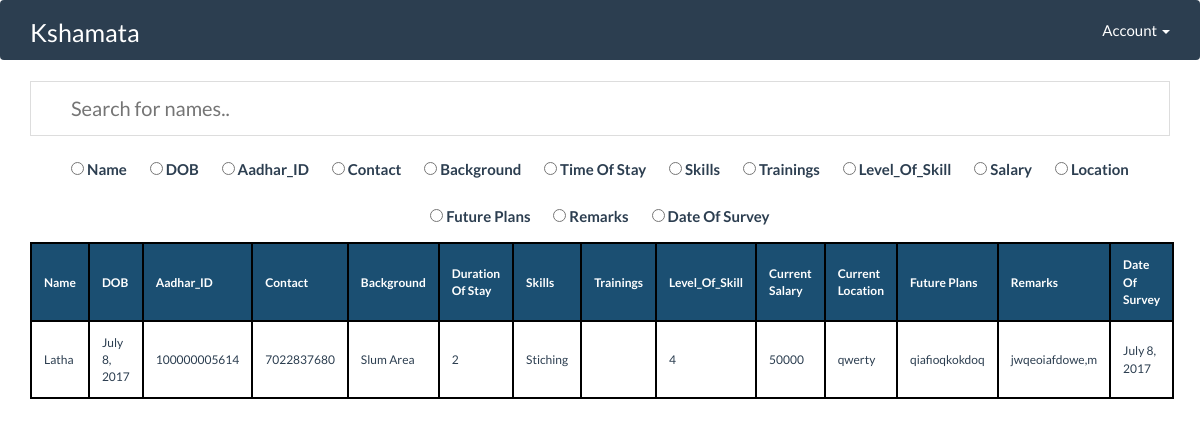
The app's page /search/, older data.
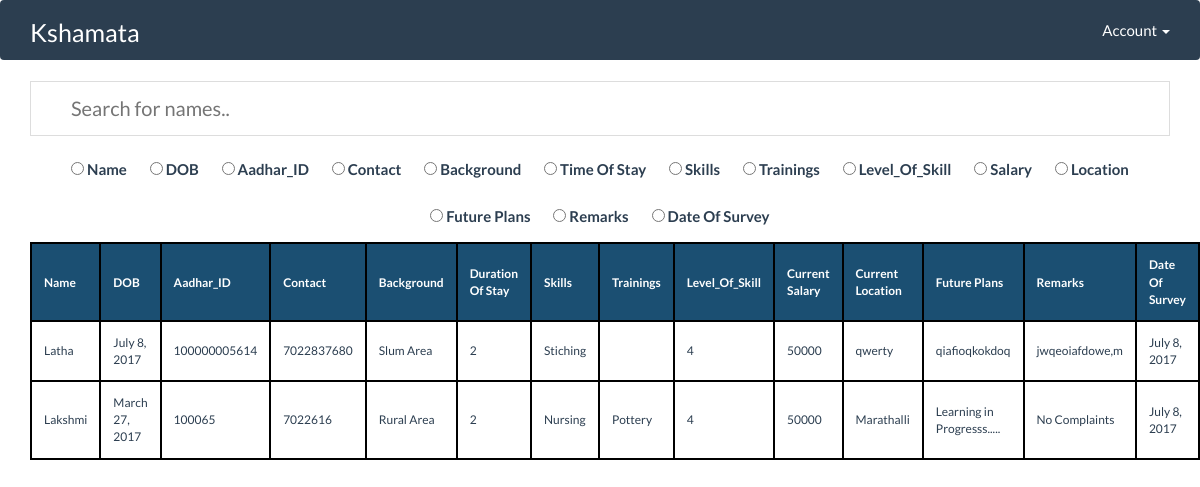
The same page, newer data.
### kshamata_users/models.py (models this page shows, shortened)
class Women(models.Model):
    name = models.CharField(max_length=20, null=False, blank=False,)
    dob = models.DateField(null=False, blank=False, default=timezone.now())
    aadhar_id = models.CharField(max_length=20, primary_key=True, null=False, blank=False)
    contact = models.IntegerField(null=False, blank=False)
    background = models.CharField(max_length=20, null=True, blank=True)
    time_of_stay = models.IntegerField(null=True, blank=True)
    skills = models.CharField(max_length=20, blank=True, null=True)
    trainings = models.CharField(max_length=20, blank=True, null=True)
    level_of_skill = models.IntegerField(blank=True, null=True)
    cur_salary = models.IntegerField(blank=True, null=True)
    cur_location = models.CharField(max_length=30)
    future_plans = models.TextField(max_length=30, null=True, blank=True)
    remarks = models.TextField(max_length=30, null=True, blank=True)
    date_of_survey = models.DateField(blank=True, null=True)

### login/views.py (the view)
# urls.py: url(r'^search/$',views.search, name='search'),
def search(request):
    return render(request, "search.html" , {'wom' : y})

### templates/search.html (shortened to what this page needs)
{% extends 'base.html' %}
{% block content %}
<div class="container">
<input type="text" id="myInput" onkeyup="myFunction()" placeholder="Search for names..">
<div id="hola" style="text-align: center">
    <label class="radio-inline-center " style="font-size: 15px;">
      <input type="radio" name="optradio" value="0"> Name
    </label>
    <label class="radio-inline-center" style="font-size: 15px">
      <input type="radio" name="optradio" value="1"> DOB
    </label>
    <label class="radio-inline-center" style="font-size: 15px">
      <input type="radio" name="optradio" value="2">&nbsp;Aadhar_ID
    </label>
    <label class="radio-inline-center" style="font-size: 15px">
      <input type="radio" name="optradio" value="2">&nbsp;Contact
    </label>
    <label class="radio-inline-center" style="font-size: 15px">
      <input type="radio" name="optradio" value="2">&nbsp;Background
    </label>
    <label class="radio-inline-center" style="font-size: 15px">
      <input type="radio" name="optradio" value="2">&nbsp;Time Of Stay
    </label>
    <label class="radio-inline-center" style="font-size: 15px">
      <input type="radio" name="optradio" value="2">&nbsp;Skills
    </label>
    <label class="radio-inline-center" style="font-size: 15px">
      <input type="radio" name="optradio" value="2">&nbsp;Trainings
    </label>
    <label class="radio-inline-center" style="font-size: 15px">
      <input type="radio" name="optradio" value="2">&nbsp;Level_Of_Skill
    </label>
    <label class="radio-inline-center" style="font-size: 15px">
      <input type="radio" name="optradio" value="2">&nbsp;Salary
    </label>
    <label class="radio-inline-center" style="font-size: 15px">
      <input type="radio" name="optradio" value="2">&nbsp;Location
    </label>
    <label class="radio-inline-center" style="font-size: 15px">
      <input type="radio" name="optradio" value="2">&nbsp;Future Plans
    </label>
    <label class="radio-inline-center" style="font-size: 15px">
      <input type="radio" name="optradio" value="2">&nbsp;Remarks
    </label>
    <label class="radio-inline-center" style="font-size: 15px">
      <input type="radio" name="optradio" value="2">&nbsp;Date Of Survey
    </label>
</div>
<table id="myTable">
  <tr class="header">
    <th style="width:10%;">Name</th>
    <th style="width:10%;">DOB</th>
      <th style="width:10%;">Aadhar_ID</th>
      <th style="width:10%;">Contact</th>
      <th style="width:10%;">Background</th>
      <th style="width:10%;">Duration Of Stay</th>
      <th style="width:10%;">Skills</th>
      <th style="width:10%;">Trainings</th>
      <th style="width:10%;">Level_Of_Skill</th>
      <th style="width:10%;">Current Salary</th>
      <th style="width:10%;">Current Location</th>
      <th style="width:10%;">Future Plans</th>
      <th style="width:10%;">Remarks</th>
      <th style="width:10%;">Date Of Survey</th>
  </tr>
    {% for x in wom %}
  <tr>
    <td>{{ x.name }}</td>
    <td>{{ x.dob }}</td>
  <td>{{ x.aadhar_id }}</td>
  <td>{{ x.contact }}</td>
  <td>{{ x.background }}</td>
  <td>{{ x.time_of_stay }}</td>
  <td>{{ x.skills }}</td>
  <td>{{ x.trainings }}</td>
      <td>{{ x.level_of_skill }}</td>
  <td>{{ x.cur_salary }}</td>
  <td>{{ x.cur_location }}</td>
  <td>{{ x.future_plans }}</td>
  <td>{{ x.remarks }}</td>
  <td>{{ x.date_of_survey }}</td>
  </tr>
    {% endfor %}
</table>
</div>
{% endblock %}

### templates/base.html (shortened to what this page needs)
{% load staticfiles %}
<!DOCTYPE html>
<html>
    <head>
                <link href="{% static 'css/bootstrap.min.css' %}" rel="stylesheet">
                </head>
                <body>
                    <nav class="navbar navbar-default">
                        <div class="container-fluid">
                            <div class="navbar-header" style="margin: auto">
                                <a class="navbar-brand" href="#" style="font-size: 25px; margin: auto">Kshamata</a>
                            </div>
                            <div class="collapse navbar-collapse" id="bs-example-navbar-collapse-1">
                                <ul class="nav navbar-nav navbar-right">
                                    <li class="dropdown">
                                        <a href="#" class="dropdown-toggle" data-toggle="dropdown" role="button" aria-expanded="false">Account
                                            <span class="caret"></span>
                                        </a>
                                    </li>
                                </ul>
                            </div>
                        </div>
                    </nav>
                {% block content %}
                {% endblock %}
            </body>
        </html>

### templates/search.html (style rules this page uses)
#myInput { background-position: 10px 12px; background-repeat: no-repeat; width: 100%; font-size: 20px; padding: 12px 20px 12px 40px; border: 1px solid #ddd; margin-bottom: 12px; }
#myTable { border-collapse: collapse; width: 85%; border: 1px solid #ddd; font-size: 12px; margin: auto; }
#myTable th, #myTable td { text-align: left; padding: 12px; border: 2px solid #000000 }
#myTable tr { border: 2px solid #ddd; }
#myTable tr.header, #myTable tr:hover { background-color: #f1f1f1; border: 2px solid #000000; }
#myTable tr.header { background-color: #1b4f72; color: white; }
.radio-inline-center { font-size: 22px; padding: 10px; }

Row changes from the older to the newer data that the page shows:
added Women: name "Lakshmi", dob "March 27, 2017", aadhar_id "100065", contact "7022616", background "Rural Area", time_of_stay "2", skills "Nursing", trainings "Pottery", level_of_skill "4", cur_salary "50000", cur_location "Marathalli", future_plans "Learning in Progresss.....", remarks "No Complaints", date_of_survey "July 8, 2017"
